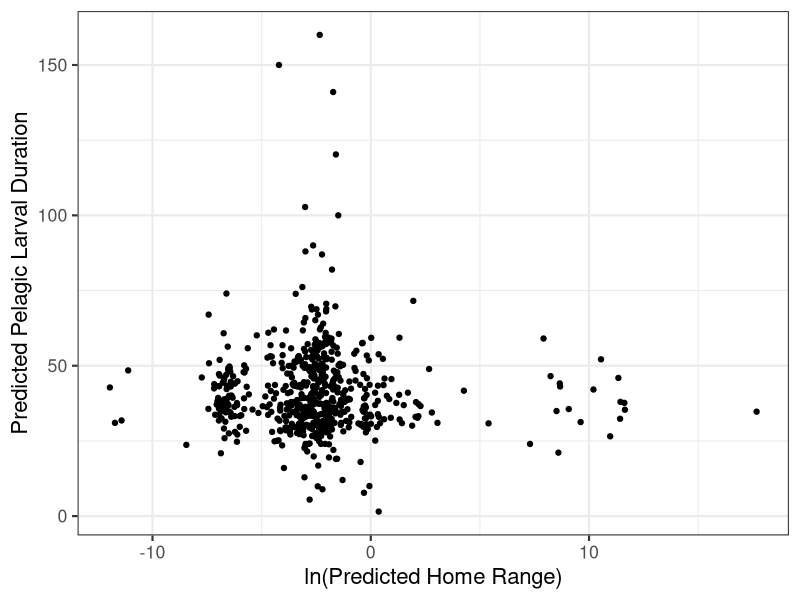

Source code (R): (Note: this script raises an error after producing the figure.)
## ---- chunk 1
knitr::opts_chunk$set(echo = TRUE, message = FALSE, warning = FALSE)

library(tidyverse)
library(patchwork)
library(cowplot)
library(ggpubr)
library(ggrepel)
## ---- chunk 2
filled_data2 <- read_csv(here::here("01_data", "02_processed_data", "filled_data2.csv")) %>%
  mutate_if(is.character, as.factor)
## ---- chunk 3
# homerange vs PLD
fishbase_data_gmm <- filled_data2 %>%
  mutate(class2 = as.factor(class2))

hr_hist <- ggplot(fishbase_data_gmm, aes(log(home_range))) +
  geom_histogram() +
  theme_bw(base_size = 16) +
  labs(
    y = "Count",
    x = "ln(Predicted Home Range)"
  )

pld_hist <- ggplot(fishbase_data_gmm, aes(pld)) +
  geom_histogram() +
  theme_bw(base_size = 16) +
  labs(
    y = "Count",
    x = "Predicted Pelagic Larval Duration"
  )

dist_plot <- hr_hist / pld_hist

p1 <- ggplot(fishbase_data_gmm, aes(log(home_range), pld)) +
  geom_jitter() +
  theme_bw(base_size = 16) +
  labs(
    y = "Predicted Pelagic Larval Duration",
    x = "ln(Predicted Home Range)"
  )

p1



# gmm plot


example_fish <- filled_data2 %>%
  select(species, fb_name, class2, class3, magnitude_homerange, month_pld) %>%
  filter(fb_name %in% c(
    "Hogfish", "Yellow snapper", "Blackfin tuna", "Humphead wrasse", "Pacific red snapper",
    "Giant seabass", "Lemon sole", "Chum salmon", "Pacific ocean perch", "Atlantic herring",
    "Atlantic cod", "Haddock", "Atlantic salmon", "California sheephead", "Black seabream",
    "Blue marlin", "Yellowfin tuna", "Swordfish"
    # "Blackhead seabream", "Pink salmon", "Coho salmon", "Ghost shark", "Pollack", "Polar cod", "Sockeye salmon", "Chinook salmon"
  ))


gmm_new_fig <- ggplot(fishbase_data_gmm, aes(magnitude_homerange, month_pld)) +
  theme_bw(base_size = 16) +
  labs(
    x = "Predicted Home Range Magnitude",
    y = "Predicted Pelgaic Larval Duration Month",
    color = "Class (Homerange/PLD)"
  ) +
  theme(legend.position = "bottom") +
  scale_color_viridis_d() +
  geom_label_repel(
    data = subset(fishbase_data_gmm, fb_name %in% c("Hogfish", "Yellow snapper", "Blackfin tuna")),
    aes(x = magnitude_homerange, y = month_pld, label = fb_name, color = class2),
    vjust = "outward", hjust = "outward",
    min.segment.length = 0,
    nudge_y = -0.5,
    show.legend = FALSE
  ) +
  geom_label_repel(
    data = subset(fishbase_data_gmm, fb_name %in% c("Humphead wrasse", "Pacific red snapper", "Giant seabass")),
    aes(x = magnitude_homerange, y = month_pld, label = fb_name, color = class2),
    # vjust = "outward", hjust = "outward",
    min.segment.length = 0,
    box.padding = 0.7,
    nudge_x = -2,
    show.legend = FALSE
  ) +
  geom_label_repel(
    data = subset(fishbase_data_gmm, fb_name %in% c("Lemon sole", "Chum salmon", "Pacific ocean perch")),
    aes(x = magnitude_homerange, y = month_pld, label = fb_name, color = class2),
    vjust = "outward", hjust = "outward",
    min.segment.length = 0,
    nudge_x = 0, nudge_y = 0.8,
    show.legend = FALSE
  ) +
  geom_label_repel(
    data = subset(fishbase_data_gmm, fb_name %in% c("Atlantic herring", "Atlantic cod", "Haddock")),
    aes(x = magnitude_homerange, y = month_pld, label = fb_name, color = class2),
    vjust = "outward", hjust = "outward",
    min.segment.length = 0,
    nudge_y = 0,
    show.legend = FALSE
  ) +
  geom_label_repel(
    data = subset(fishbase_data_gmm, fb_name %in% c("Atlantic salmon", "California sheephead", "Black seabream")),
    aes(x = magnitude_homerange, y = month_pld, label = fb_name, color = class2),
    vjust = "outward", hjust = "outward",
    min.segment.length = 0,
    nudge_y = 1, nudge_x = 1.5,
    show.legend = FALSE
  ) +
  geom_label_repel(
    data = subset(fishbase_data_gmm, fb_name %in% c("Blue marlin", "Yellowfin tuna", "Swordfish")),
    aes(x = magnitude_homerange, y = month_pld, label = fb_name, color = class2),
    vjust = "outward", hjust = "outward",
    min.segment.length = 0,
    nudge_x = 0,
    show.legend = FALSE
  ) +
  geom_jitter(aes(color = class2))

gmm_new_fig
# ggsave(gmm_new_fig, file = paste0("gmm_fig.png"), path = here::here("04_figs"), height = 8, width = 15)


# panel
gmm_panel <- (dist_plot | p1) / gmm_new_fig +
  plot_annotation(tag_levels = "A")

gmm_panel
# ggsave(gmm_panel, file = paste0("gmm_panel.pdf"), path = here::here("04_figs"), height = 10, width = 15)
## ---- chunk 4
missing <- miss_var_summary(filled_data2)

missing_data <- filled_data2 %>%
  dplyr::select(
    oxygen_cons, temp_range, dev_place,
    longevity_wild, temp_preferred, iucn_category
  ) %>%
  rename(
    "Oxygen Consumption Rate" = oxygen_cons,
    "Temperature Range" = temp_range,
    "Place of Development" = dev_place,
    "Maximum Recorded Lifespan" = longevity_wild,
    "Optimal Temperature" = temp_preferred,
    "IUCN Category" = iucn_category
  )

missing_fig <- gg_miss_var(missing_data) + # figure showing the missing data
  theme_bw(base_size = 16) +
  labs(y = "Number of Species Missing Data", x = "Variable") +
  theme(axis.title.x = element_text(vjust = -1))

missing_fig

# ggsave(missing_fig, file = paste0("missing_data.pdf"), path = here::here("04_figs", "final_figs"), height = 5, width = 10)
## ---- chunk 5
# continuous

plot_data <- filled_data2 %>%
  mutate(
    class2 = as.factor(class2),
    class3 = as.factor(class3),
    order = as.factor(order)
  )

response <- "class2"
expl_cont <- c(
  "temp_preferred", "fecundity_mean",
  "longevity_wild", "sp_richness", "length", "kfin",
  "r_fin", "diet_troph3", "oxygen_cons", "temp_range"
)

box_data <- function(x, y) {
  ggplot(plot_data, aes(x = .data[[y]], y = .data[[x]])) +
    geom_boxplot(aes(color = .data[[y]])) +
    theme_bw() +
    coord_flip() +
    labs(
      x = "Movement Class",
      color = "Class (Homerange/PLD)"
    ) +
    scale_color_viridis_d()
}

# plots_cont <- map(expl_cont, ~ box_data(.x, "class2"))
# plots_cont
## ---- chunk 6
temp_plot <- box_data(x = "temp_preferred", y = "class2") +
  labs(y = "Optimal Temperature", x = "")
fecund_plot <- box_data(x = "fecundity_mean", y = "class2") + stat_kruskal_test(label.y = 1000000, label.x = 5.5, position = "jitter") +
  labs(y = "Mean Fecundity", x = "Movement Class")
long_plot <- box_data(x = "longevity_wild", y = "class2") +
  labs(y = "Longevity", x = "")
sp_rich_plot <- box_data(x = "sp_richness", y = "class2") + stat_kruskal_test(label.y = 1100, position = "jitter") +
  labs(y = "Species Richness", x = "Movement Class") + theme(axis.title.y = element_blank(), axis.text.y = element_blank())
length_plot <- box_data(x = "length", y = "class2") +
  labs(y = "Length", x = "Movement Class") #+ theme(axis.title.y = element_blank(), axis.text.y = element_blank())
kfin_plot <- box_data(x = "kfin", y = "class2") + stat_kruskal_test(label.y = 10000000, position = "jitter") +
  labs(y = "Carrying Capacity", x = "Movement Class") + theme(axis.title.y = element_blank(), axis.text.y = element_blank())
r_fin_plot <- box_data(x = "r_fin", y = "class2") + stat_kruskal_test(label.y = 1, label.x = 6, position = "jitter") +
  labs(y = "Growth Rate", x = "Movement Class")
diet_plot <- box_data(x = "diet_troph3", y = "class2") + stat_kruskal_test(label.y = 2.5, label.x = 5.5, position = "jitter") +
  labs(y = "Trophic Level", x = "Movement Class") + theme(axis.title.y = element_blank(), axis.text.y = element_blank())
oxygen_plot <- box_data(x = "oxygen_cons", y = "class2") + stat_kruskal_test(label.y = 2000, label.x = 6, position = "jitter") +
  labs(y = "Oxygen Consumption", x = "Movement Class")
temp_range_plot <- box_data(x = "temp_range", y = "class2") + stat_kruskal_test(label.y = 20, label.x = 3.5, position = "jitter") +
  labs(y = "Temperature Range", x = "Movement Class") + theme(axis.title.y = element_blank(), axis.text.y = element_blank())


numeric_panel <- ((temp_plot | length_plot) /
  (long_plot | diet_plot) /
  (r_fin_plot | kfin_plot) /
  (fecund_plot | sp_rich_plot) /
  (oxygen_plot | temp_range_plot)) +
  plot_layout(guides = "collect") + plot_annotation(tag_levels = "A")

numeric_panel
# ggsave(numeric_panel, file = paste0("numeric_panel.png"), path = here::here("04_figs", "individual_plots", "numeric"), height = 21, width = 14)

tll_panel <- (temp_plot / length_plot / long_plot) +
  plot_layout(guides = "collect") + plot_annotation(tag_levels = "A") &
  theme_bw(base_size = 16) & theme(legend.position = "none")

tll_panel
# ggsave(tll_panel, file = paste0("tll_panel.pdf"), path = here::here("04_figs"), height = 12, width = 6)
## ---- chunk 7
ggsave(temp_plot, file = paste0("temp_plot.png"), path = here::here("04_figs", "individual_plots", "numeric"), height = 10, width = 10)
ggsave(fecund_plot, file = paste0("fecund_plot.png"), path = here::here("04_figs", "individual_plots", "numeric"), height = 10, width = 10)
ggsave(long_plot, file = paste0("long_plot.png"), path = here::here("04_figs", "individual_plots", "numeric"), height = 10, width = 10)
ggsave(sp_rich_plot, file = paste0("sp_rich_plot.png"), path = here::here("04_figs", "individual_plots", "numeric"), height = 10, width = 10)
ggsave(length_plot, file = paste0("length_plot.png"), path = here::here("04_figs", "individual_plots", "numeric"), height = 10, width = 10)
ggsave(kfin_plot, file = paste0("kfin_plot.png"), path = here::here("04_figs", "individual_plots", "numeric"), height = 10, width = 10)
ggsave(r_fin_plot, file = paste0("r_fin_plot.png"), path = here::here("04_figs", "individual_plots", "numeric"), height = 10, width = 10)
ggsave(diet_plot, file = paste0("diet_plot.png"), path = here::here("04_figs", "individual_plots", "numeric"), height = 10, width = 10)
ggsave(oxygen_plot, file = paste0("oxygen_plot.png"), path = here::here("04_figs", "individual_plots", "numeric"), height = 10, width = 10)
ggsave(temp_range_plot, file = paste0("temp_range_plot.png"), path = here::here("04_figs", "individual_plots", "numeric"), height = 10, width = 10)
## ---- chunk 8
# categorical

expl_cat <- c(
  "climate", "body_shape_i", "dev_place", "movement_keyword",
  "demers_pelag", "iucn_category",
  "circadian", "food_mode", "ocean", "basin"
)

scatter_data <- function(x, y) {
  ggplot(plot_data, aes(x = .data[[x]], y = .data[[y]])) +
    geom_jitter(aes(color = .data[[y]])) +
    theme_bw() +
    labs(
      y = "Movement Class",
      color = "Class (homerange/PLD)"
    ) +
    scale_color_viridis_d() +
    theme(axis.text.x = element_text(angle = 40, hjust = 1))
}

# plots_cat <- map(expl_cat, ~ scatter_data(.x, "class2"))
# plots_cat
## ---- chunk 9
body_plot <- scatter_data(x = "body_shape_i", y = "class2")
dev_plot <- scatter_data(x = "dev_place", y = "class2")
movement_plot <- scatter_data(x = "movement_keyword", y = "class2")
demers_plot <- scatter_data(x = "demers_pelag", y = "class2")
iucn_plot <- scatter_data(x = "iucn_category", y = "class2")
food_plot <- scatter_data(x = "food_mode", y = "class2")


ggsave(climate_plot, file = paste0("climate_plot.png"), path = here::here("04_figs", "individual_plots", "categorical"), height = 10, width = 10)
ggsave(body_plot, file = paste0("body_plot.png"), path = here::here("04_figs", "individual_plots", "categorical"), height = 10, width = 10)
ggsave(dev_plot, file = paste0("dev_plot.png"), path = here::here("04_figs", "individual_plots", "categorical"), height = 10, width = 10)
ggsave(movement_plot, file = paste0("movement_plot.png"), path = here::here("04_figs", "individual_plots", "categorical"), height = 10, width = 10)
ggsave(demers_plot, file = paste0("demers_plot.png"), path = here::here("04_figs", "individual_plots", "categorical"), height = 10, width = 10)
ggsave(iucn_plot, file = paste0("iucn_plot.png"), path = here::here("04_figs", "individual_plots", "categorical"), height = 10, width = 10)
ggsave(food_plot, file = paste0("food_plot.png"), path = here::here("04_figs", "individual_plots", "categorical"), height = 10, width = 10)
